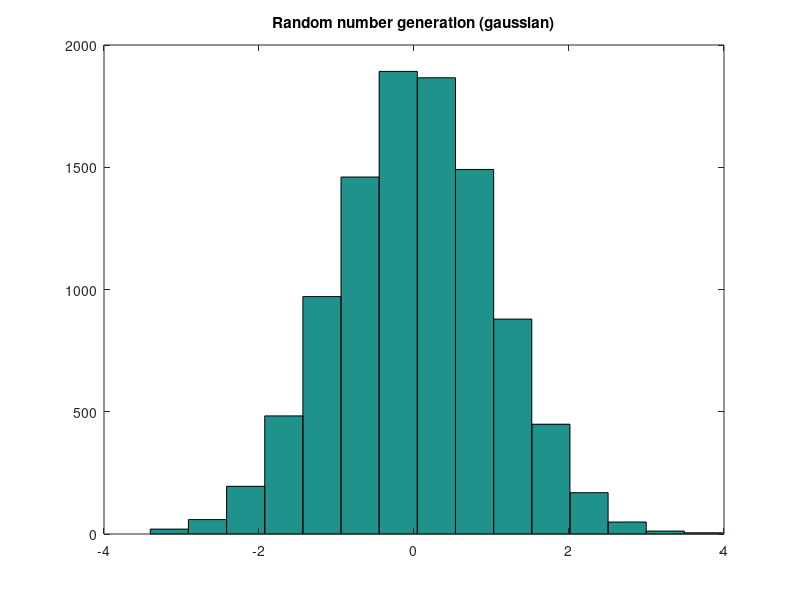
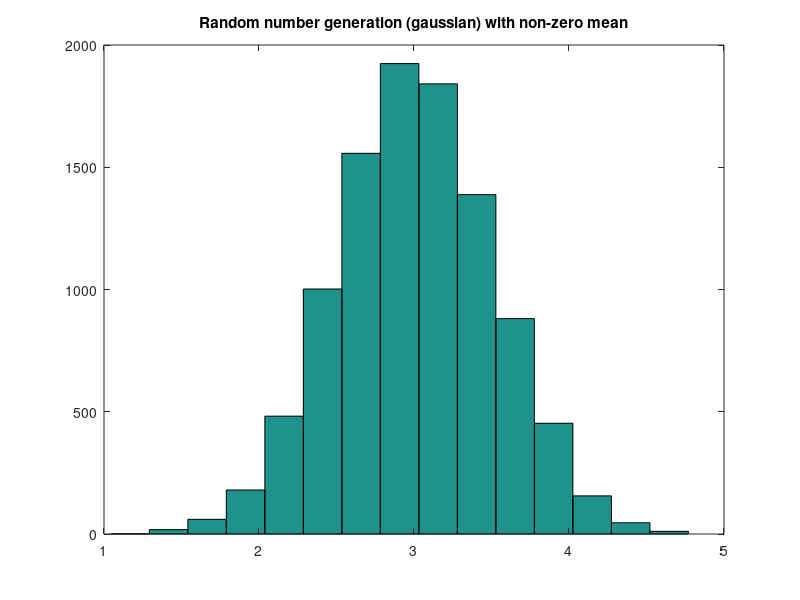

MATLAB code to generate these figures, in order:
% Random number generation (gaussian)
nbins = 15;
a = randn(1,10000);
figure
hist(a,nbins)
title('Random number generation (gaussian)')

% Random number generation (gaussian) with non-zero mean
a = randn(1,10000);
x = 3+0.5*a; % mean + sdt_dev* a
figure
hist(x,nbins)
title('Random number generation (gaussian) with non-zero mean')